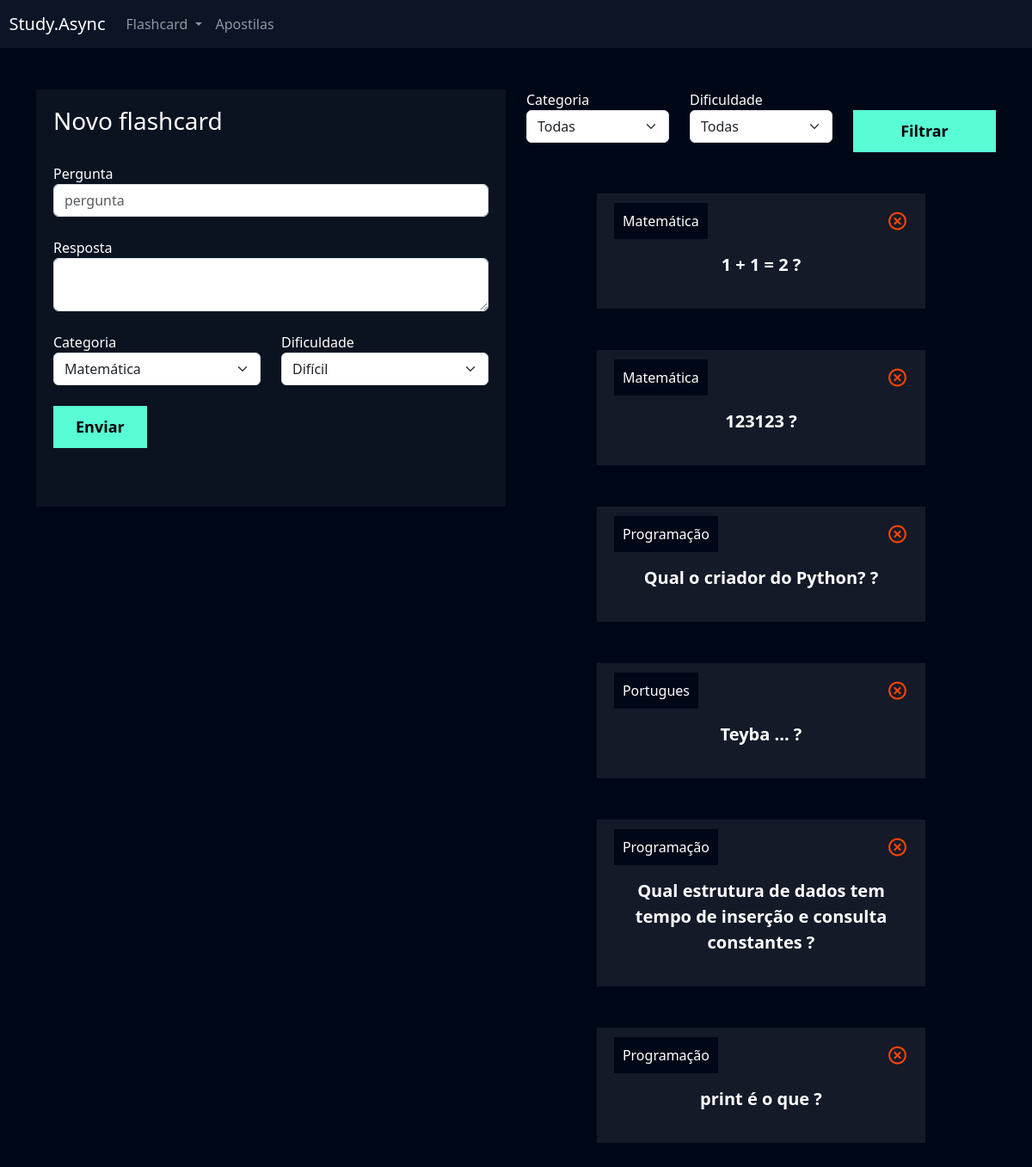
/flashcard/novo_flashcard/ (signed in), run on an earlier commit of the app's database.
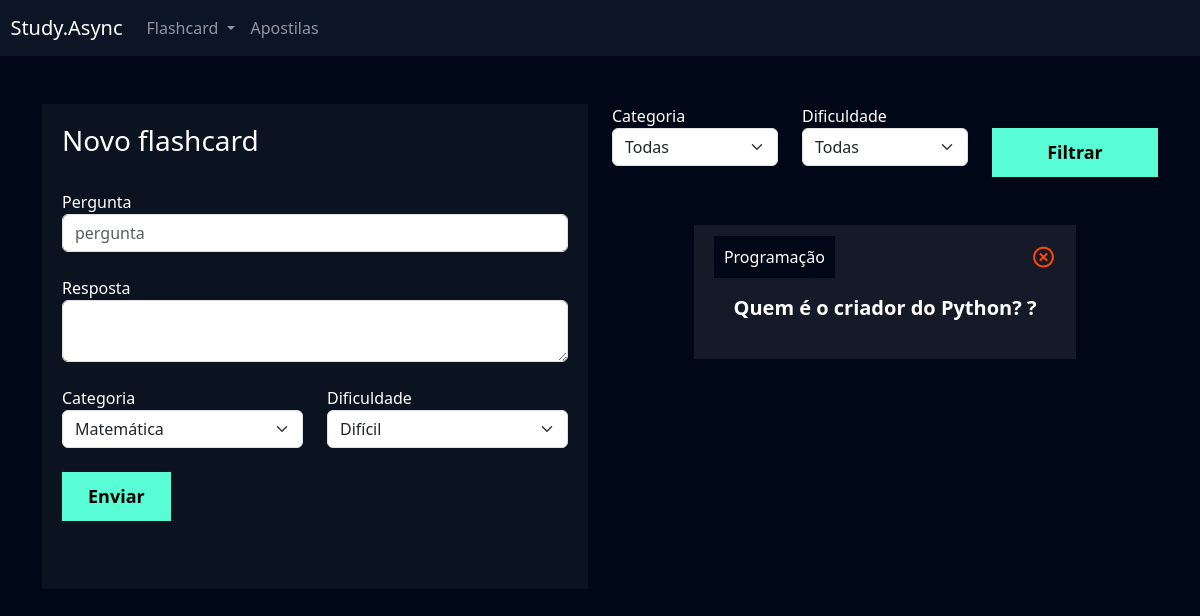
And on a later commit of the database.
### flashcard/models.py (models this page shows, shortened)
class Flashcard(models.Model):
    DIFICULDADE_CHOICES = (('D', 'Difícil'), ('M', 'Médio'), ('F', 'Fácil'))
    user = models.ForeignKey(User, on_delete=models.DO_NOTHING)
    pergunta = models.CharField(max_length=100)
    resposta = models.TextField()
    categoria = models.ForeignKey(Categoria, on_delete=models.DO_NOTHING)
    dificuldade = models.CharField(max_length=1, choices=DIFICULDADE_CHOICES)

class Categoria(models.Model):
    nome = models.CharField(max_length=20)
    def __str__(self):
        return self.nome

### flashcard/views.py (the view, shortened to what this page needs)
# urls.py: path('novo_flashcard/', views.novo_flashcard, name='novo_flashcard'),
def novo_flashcard(request):
    if not request.user.is_authenticated: # verificando se o usuarios esta logado e autenticado
        return redirect('/usuarios/logar')
    if request.method == 'GET':
        categorias = Categoria.objects.all()
        dificuldades = Flashcard.DIFICULDADE_CHOICES
        flashcards = Flashcard.objects.filter(user=request.user)
        categoria_filtrar = request.GET.get('categoria')
        dificuldade_filtrar = request.GET.get('dificuldade')
        if categoria_filtrar:
            flashcards = flashcards.filter(categoria__id=categoria_filtrar)
        if dificuldade_filtrar:
            flashcards = flashcards.filter(dificuldade=dificuldade_filtrar)
        return render(request, 'novo_flashcard.html', {'categorias': categorias,
                                                       'dificuldades': dificuldades,
                                                       'flashcards': flashcards})

### flashcard/templates/novo_flashcard.html (shortened to what the changed rows need)
{% extends "base.html" %}
{% load static %}
{% block 'cabecalho' %}
    <link href="{% static "usuarios/css/cadastro.css" %}" rel="stylesheet">
    <link href='https://unpkg.com/boxicons@2.1.4/css/boxicons.min.css' rel='stylesheet'>
    <link href="{% static "flashcard/css/novo_flashcard.css" %}" rel="stylesheet">
{% endblock 'cabecalho' %}
{% block 'conteudo' %}
    <div class="container">
        <br>
        <br>
        <div class="row">
            <div class="col-md">
                <br>
                <br>
                {% for flash in flashcards %}
                    <div class="box-new-flashcard" onclick="flip_card({{flash.id}})">
                        <div class="flashcard ">
                            <div class="flashcard-categoria">
                                {{flash.categoria}}
                            </div>
                            <a href="{% url 'deletar_flashcard' flash.id %}"><i class='icone-exit bx bx-x-circle'></i></a>
                            <br>
                            <br>
                            <div class="flashcard-box-item">
                                <p class="flashcard-item">{{flash.pergunta}} ?</p>
                            </div>
                        </div>
                    </div>
                    <br>
                    <br>
                {% endfor %}
            </div>
        </div>
    </div>
{% endblock 'conteudo' %}

What changed in the data, as far as the page shows it:
removed Flashcard: categoria "Matemática", pergunta "1 + 1 = 2"
removed Flashcard: categoria "Matemática", pergunta "123123"
removed Flashcard: categoria "Programação", pergunta "Qual o criador do Python?"
removed Flashcard: categoria "Portugues", pergunta "Teyba ..."
removed Flashcard: categoria "Programação", pergunta "Qual estrutura de dados tem tempo de inserção e consulta constantes"
removed Flashcard: categoria "Programação", pergunta "print é o que"
added Flashcard: categoria "Programação", pergunta "Quem é o criador do Python?"
